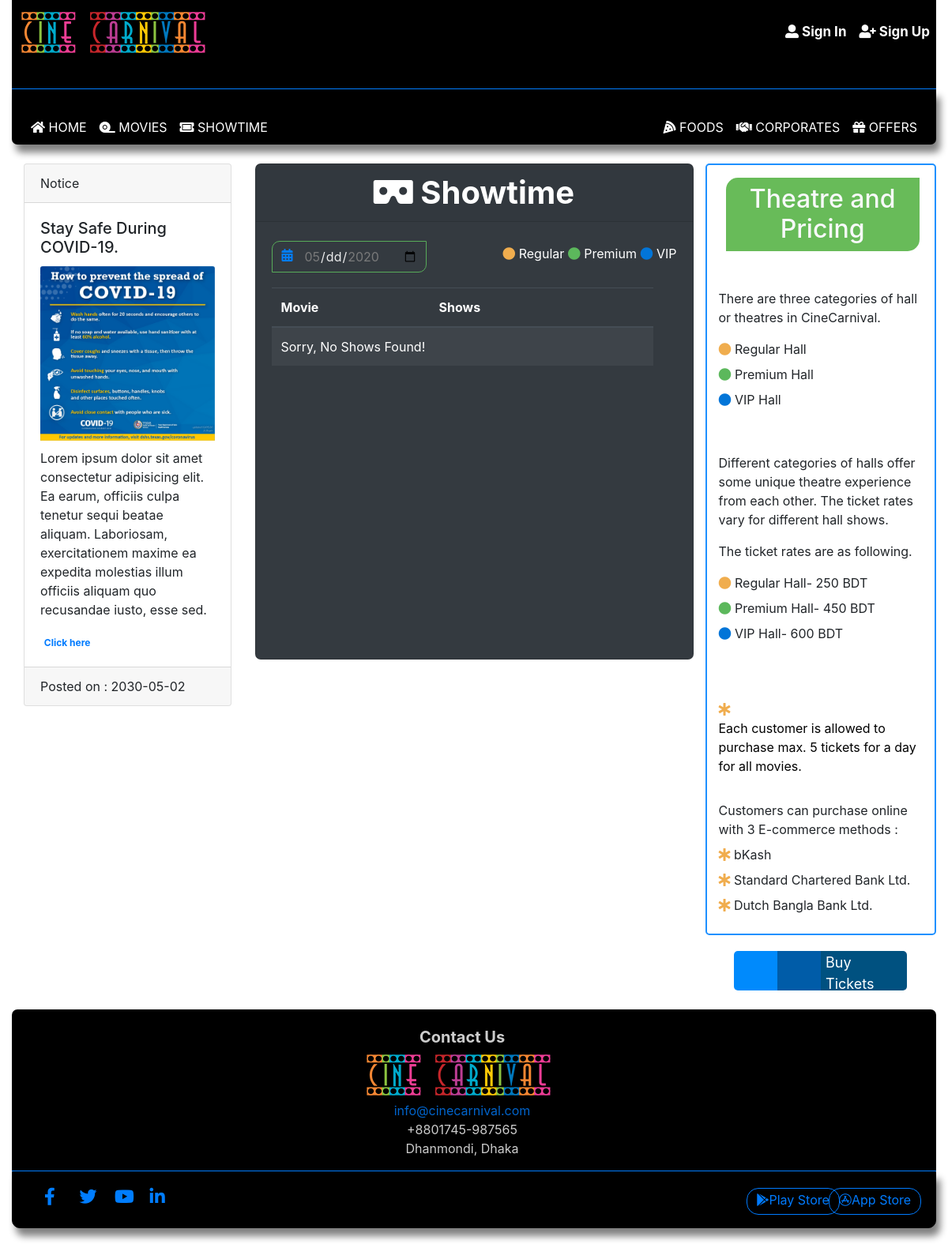
/PHP/Showtime.php, run on an earlier commit of the app's database.
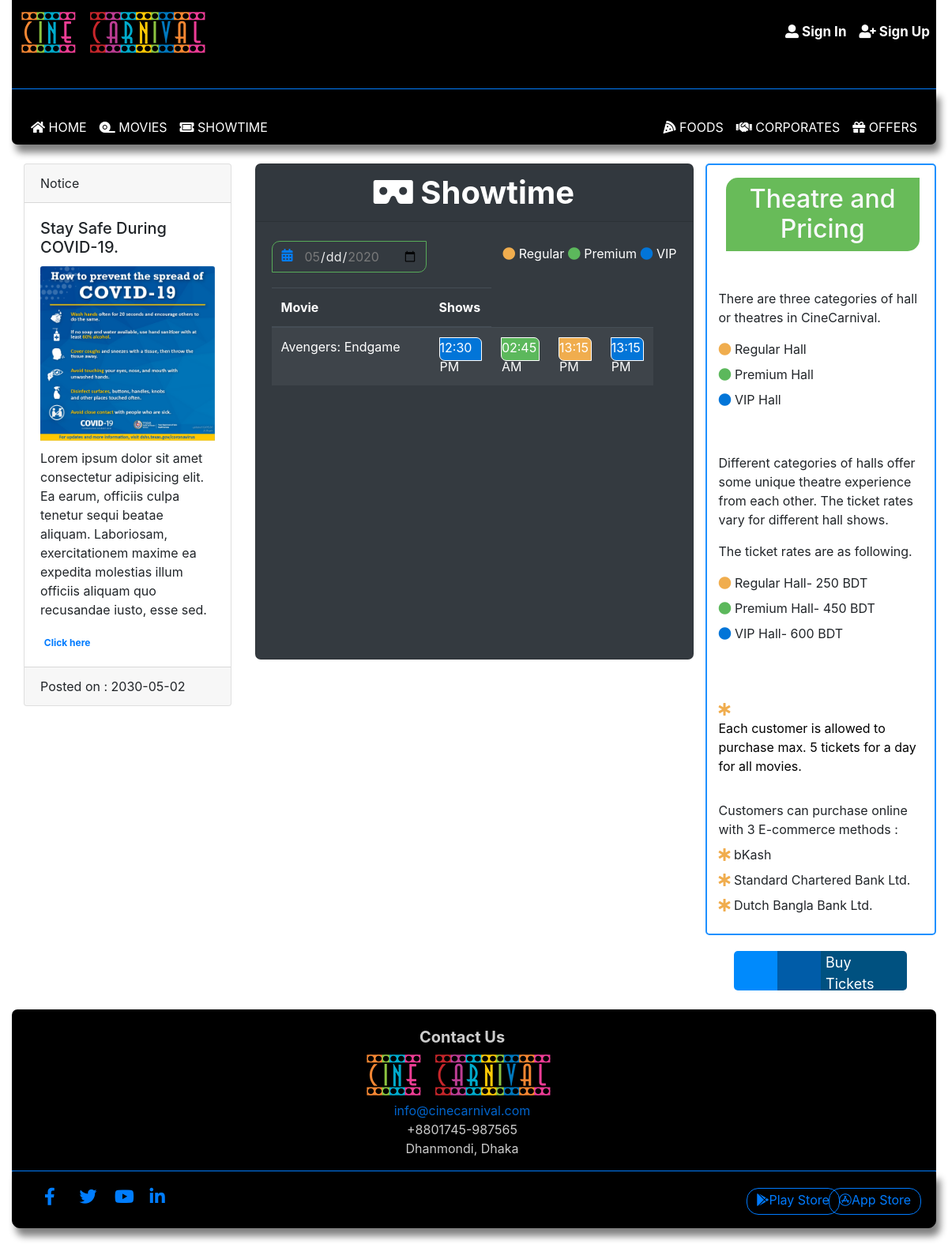
And on a later commit of the database.
### tables this page shows
CREATE TABLE `movie` (
  `mv_id` int(11) NOT NULL,
  `name` varchar(50) NOT NULL,
  `cast` varchar(150) NOT NULL,
  `director` varchar(30) NOT NULL,
  `release_date` date NOT NULL,
  `genre` varchar(50) NOT NULL,
  `trailer_link` varchar(300) DEFAULT 'No trailer currently',
  `cover_pic` varchar(300) NOT NULL,
  `runtime` time NOT NULL,
  `plot` varchar(1500) DEFAULT 'No plot currently...',
  `language` varchar(10) DEFAULT 'English',
  `format` varchar(2) DEFAULT '2D',
  `status` varchar(20) NOT NULL
);

CREATE TABLE `shows` (
  `s_id` int(6) NOT NULL,
  `movie_id` int(11) NOT NULL,
  `theatre_id` int(11) NOT NULL,
  `show_date` date NOT NULL,
  `show_time` time NOT NULL,
  `show_status` varchar(20) NOT NULL,
  `show_type` varchar(20) NOT NULL
);

### PHP/Showtime.php (the view, shortened to what the changed rows need)
<?php
include "DatabaseConnection.php";
$currentDate = date("Y-m-d");
$query2 = "SELECT DISTINCT m.name, m.mv_id FROM movie AS m left JOIN shows as s on s.movie_id=m.mv_id WHERE show_date='$currentDate'; ";
$result2 = mysqli_query($conn, $query2);
?>
<!DOCTYPE html>
<html lang="en">
<head>
    <link rel="stylesheet" href="https://maxcdn.bootstrapcdn.com/bootstrap/4.0.0/css/bootstrap.min.css">
    <link rel="stylesheet" href="https://cdnjs.cloudflare.com/ajax/libs/font-awesome/5.13.0/css/all.min.css">
    <link rel="stylesheet" href="file:///C:/Users/User/Downloads/fontawesome-free-5.13.0-web/fontawesome-free-5.13.0-web/css/all.css">
    <link rel="stylesheet" href="..\css/style.css">
    <link rel="stylesheet" href="..\css/bootstrap.min.css">
</head>
<body onload="showProfileSection();">
    <div class="container-fluid">
        <div class="container-fluid m-0 p-0">
            <div class="row m-0 p-0 mt-4  justify-content-around">
                <div class="col-12 col-xl-3 col-lg-4 col-md-6 col-sm-10 col-xs-12 order-2  order-sm-2 order-md-2 order-lg-2 order-xl-1  mb-2">
                    <?php
                    $query = "SELECT DISTINCT title, message, links, pic, date_posted FROM notice WHERE date_posted= (SELECT MAX(date_posted) FROM notice)";
                    $result = mysqli_query($conn, $query);
                    while ($row = mysqli_fetch_assoc($result)) {
                        echo "
                                    <div class=" . "card text-justify" . ">
                                        <div class=" . "card-header text-center".">
                                            Notice
                                            </div>
                                                <div class=" . "card-body text-justify text-left" . ">
                                                    <h5 class=" . "card-title" . ">" . $row['title'] . "</h5>";
                        if ($row['pic'] != null || isset($row['pic']) || !empty($row['pic'])) {
                            echo "
                                                            <img class=" . "card-img-top" . " src=" .$row['pic'] . " alt=" . "No Image..." . " style=" . "margin-bottom:10px; width:200px; height: 100px;" . ">
                                                        ";
                        }
                        echo "
                                                    <p class=" . "card-text text-justify" . ">" . $row['message'] . "</p>";
                        if ($row['links'] != null || isset($row['links']) || !empty($row['links'])) {
                            echo "
                                                            <a href=" . $row['links'] . " class=" . "badge badge-secondary" . ">Click here</a>
                                                        ";
                        }
                        echo "
                                                </div>
                                            <div class=" . "card-footer text-muted" . ">
                                            <span>Posted on : " . $row['date_posted'] . "</span>
                                        </div>
                                     </div>
                                ";
                    }
                    ?>
                </div>
                <div class="col-12 col-xl-6 col-lg-10 col-md-12 col-sm-12 order-md-1 order-lg-1 order-xl-2 order-sm-1 order-1 ">
                    <div class="card text-white bg-dark mb-3" style="max-width: 100%; border-radius:7px;">
                        <div class="card-body">
                            <div class="row mt-3" id="showtimeSection" style="width: 100%; height:450px;">
                                <div class="col" style="width: 100%;">
                                    <table class="table table-striped table-dark" style="width: 100%;">
                                        <thead style="width: 100%">
                                            <tr style="width: 100%">
                                                <th scope="col" style="width: 200px;">Movie</th>
                                                <th scope="col">Shows</th>
                                            </tr>
                                        </thead>
                                        <tbody style="width: 100%">
                                            <?php
                                            if (mysqli_num_rows($result2) == 0) {
                                                echo "
                                                    <tr>
                                                        <td colspan=" . "2" . "><span><i class=" . "fas fa-search" . "></i>Sorry, No Shows Found!</span></td>
                                                    </tr>
                                                ";
                                            }
                                            while ($row = mysqli_fetch_assoc($result2)) {
                                                $movieName = $row['name'];
                                                $showtime = "";
                                            ?>
                                                <tr>
                                                    <td><?php echo $movieName; ?></td>
                                                    <?php
                                                    $result4 = mysqli_query($conn, "SELECT DISTINCT show_time FROM shows WHERE movie_id='$row[mv_id]';");
                                                    while ($newRow = mysqli_fetch_assoc($result4)) {
                                                        $tempTime = $newRow['show_time'];
                                                        $result5 = mysqli_query($conn, "SELECT s.theatre_id,s.show_type, t.theatre_type FROM shows AS s LEFT JOIN theatre AS t ON s.theatre_id=t.theatre_id WHERE movie_id='$row[mv_id]' AND show_time='$tempTime';");
                                                        while ($lastRow = mysqli_fetch_assoc($result5)) {
                                                            if ($lastRow['theatre_type'] == "REGULAR") {
                                                                if (substr($newRow['show_time'], 0, 5) > 12) {
                                                                    $showtime = substr($newRow['show_time'], 0, 5) . " PM";
                                                                } else {
                                                                    $showtime = substr($newRow['show_time'], 0, 5) . " AM";
                                                                }
                                                                echo " <td><label class=" . "timeLabels" . " style=" . "background-color:#f0ad4e;" . ">" . $showtime . "</label></td>";
                                                            } else if ($lastRow['theatre_type'] == "PREMIUM") {
                                                                if (substr($newRow['show_time'], 0, 5) > 12) {
                                                                    $showtime = substr($newRow['show_time'], 0, 5) . " PM";
                                                                } else {
                                                                    $showtime = substr($newRow['show_time'], 0, 5) . " AM";
                                                                }
                                                                echo " <td><label class=" . "timeLabels" . " style=" . "background-color:#5cb85c ;" . ">" . $showtime . "</label></td>";
                                                            } else if ($lastRow['theatre_type'] == "VIP") {
                                                                if (substr($newRow['show_time'], 0, 5) > 12) {
                                                                    $showtime = substr($newRow['show_time'], 0, 5) . " PM";
                                                                } else {
                                                                    $showtime = substr($newRow['show_time'], 0, 5) . " AM";
                                                                }
                                                                echo " <td><label class=" . "timeLabels bg-warning" . " style=" . "background-color:#0275d8 ;" . ">" . $showtime . "</label></td>";
                                                            }
                                                        }
                                                    }
                                                    ?>
                                                </tr>
                                            <?php
                                            }
                                            ?>
                                        </tbody>
                                    </table>
                                </div>
                            </div>
                        </div>
                    </div>
                </div>
                <div class="col-12 col-xl-3 col-lg-5 col-md-6 col-sm-12 col-xs-12 order-md-3 order-lg-3 order-sm-3 order-3 order-xl-3 m-0 p-0" style="margin-left: 10px;">
                    <div class="row justify-content-start m-0 p-0" id="showCategoriesBox">
                        <div class="row text-center ml-4 mt-3 m-0 p-0" style="width: 85%;">
                            <div class="col text-center text-light pt-2" style="background-color:#68BB59; border-top-left-radius:15px; border-bottom-right-radius:15px; height:auto;">
                                <h2>Theatre and Pricing</h2>
                            </div>
                        </div>
                    </div>
                </div>
            </div>
        </div>
</body>
</html>

What changed in the data, as far as the page shows it:
now on this page (row unchanged): movie: name "Avengers: Endgame"
added shows: showtime "12:30 PM"
added shows: showtime "02:45 AM"
added shows: showtime "13:15 PM"
added shows: showtime "13:15 PM"
Also different on the page:
text no longer shown: "Sorry, No Shows Found!"
